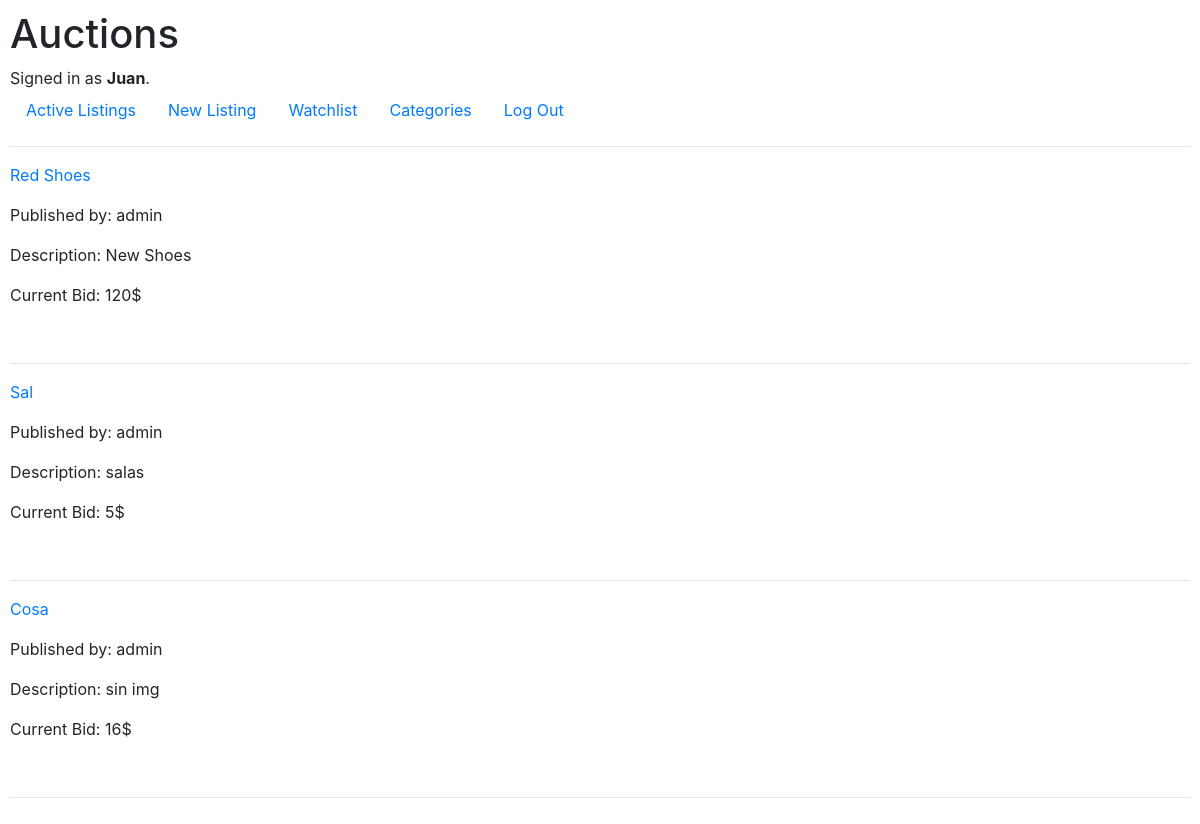
The page /categories/Clothes (signed in) on the database its author committed.
### auctions/models.py (models this page shows, shortened)
class User(AbstractUser):
    def __str__(self):
        return f"{self.id} ({self.username})"

class Auction(models.Model):
    itemname = models.CharField(max_length=64)
    owner =  models.ForeignKey(User, on_delete=models.CASCADE, related_name="itemowner")
    category = models.CharField(max_length=64)
    imgurl =  models.CharField(max_length=1000)
    description = models.CharField(max_length=1000)
    currentbid = models.IntegerField()
    isactive = models.BooleanField()
    winnerid = models.IntegerField()

### auctions/views.py (the view)
# urls.py: path("categories/<str:category>", views.categoriesp, name="categoriesp"),
@login_required
def categoriesp(request, category):
    categories = Auction.objects.filter(category=category).filter(isactive=1)
    return render(request, "auctions/category.html", {
        "categories":categories
    })

### auctions/templates/auctions/category.html (shortened to what this page needs)
{% extends "auctions/layout.html" %}
{% block body %}
    {% for category in categories %}
    <p><a href="../{{ category.itemname }}">{{ category.itemname }}</a></p>
    <p>Published by: {{ category.owner.username }}</p>
    <p>Description: {{ category.description }}</p>
    <p>Current Bid: {{ category.currentbid }}$</p>
    <hr>
    {% endfor %}
{% endblock %}

### auctions/templates/auctions/layout.html (shortened to what this page needs)
{% load static %}
<!DOCTYPE html>
<html lang="en">
    <head>
        <link rel="stylesheet" href="https://stackpath.bootstrapcdn.com/bootstrap/4.4.1/css/bootstrap.min.css">
        <link href="{% static 'auctions/styles.css' %}" rel="stylesheet">
        <link rel="stylesheet" href="https://cdn.jsdelivr.net/npm/bootstrap-icons@1.8.0/font/bootstrap-icons.css">
    </head>
    <body>
        <h1>Auctions</h1>
        <div>
            {% if user.is_authenticated %}
                Signed in as <strong>{{ user.username }}</strong>.
            {% else %}
                Not signed in.
            {% endif %}
        </div>
        <ul class="nav">
            <li class="nav-item">
                <a class="nav-link" href="{% url 'index' %}">Active Listings</a>
            </li>
            {% if user.is_authenticated %}
                <li class="nav-item">
                    <a class="nav-link" href="{% url 'new' %}">New Listing</a>
                </li>
                <li class="nav-item">
                    <a class="nav-link" href="{% url 'watchlist' %}">Watchlist</a>
                </li>
                <li class="nav-item">
                    <a class="nav-link" href="{% url 'categoriesf' %}">Categories</a>
                </li>
                <li class="nav-item">
                    <a class="nav-link" href="{% url 'logout' %}">Log Out</a>
                </li>
            {% endif %}
        </ul>
        <hr>
        {% block body %}
        {% endblock %}
    </body>
</html>

### auctions/static/auctions/styles.css (style rules this page uses)
body { padding: 10px; }

### rows shown on the page
User: username "Juan"
Auction: itemname "Red Shoes", owner.username "admin", description "New Shoes", currentbid "120"
Auction: itemname "Sal", owner.username "admin", description "salas", currentbid "5"
Auction: itemname "Cosa", owner.username "admin", description "sin img", currentbid "16"
